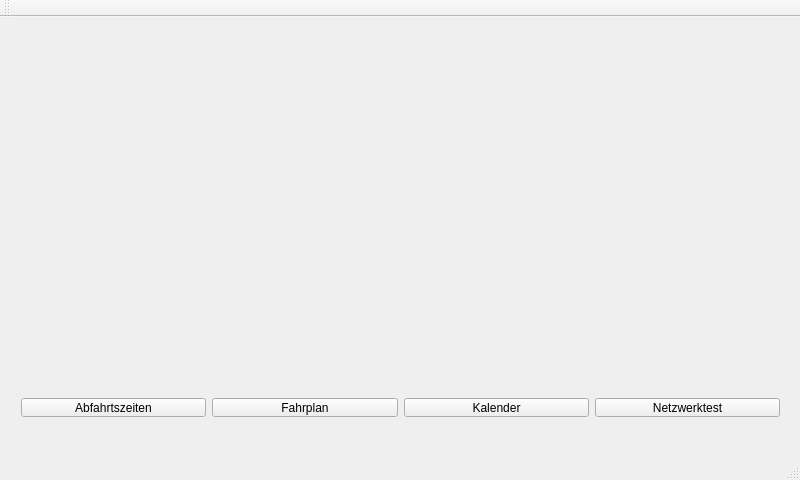
<?xml version="1.0" encoding="UTF-8"?>
<ui version="4.0">
 <class>MainWindow</class>
 <widget class="QMainWindow" name="MainWindow">
  <property name="geometry">
   <rect>
    <x>0</x>
    <y>0</y>
    <width>800</width>
    <height>480</height>
   </rect>
  </property>
  <property name="windowTitle">
   <string>MainWindow</string>
  </property>
  <widget class="QWidget" name="centralWidget">
   <widget class="QWidget" name="horizontalLayoutWidget">
    <property name="geometry">
     <rect>
      <x>10</x>
      <y>370</y>
      <width>781</width>
      <height>41</height>
     </rect>
    </property>
    <layout class="QHBoxLayout" name="horizontalLayout">
     <item>
      <widget class="QPushButton" name="station_button">
       <property name="enabled">
        <bool>true</bool>
       </property>
       <property name="text">
        <string>Abfahrtszeiten</string>
       </property>
      </widget>
     </item>
     <item>
      <widget class="QPushButton" name="fahrplan_button">
       <property name="text">
        <string>Fahrplan</string>
       </property>
      </widget>
     </item>
     <item>
      <widget class="QPushButton" name="kalender_button">
       <property name="text">
        <string>Kalender</string>
       </property>
      </widget>
     </item>
     <item>
      <widget class="QPushButton" name="network_button">
       <property name="text">
        <string>Netzwerktest</string>
       </property>
      </widget>
     </item>
    </layout>
   </widget>
  </widget>
  <widget class="QMenuBar" name="menuBar">
   <property name="geometry">
    <rect>
     <x>0</x>
     <y>0</y>
     <width>800</width>
     <height>28</height>
    </rect>
   </property>
  </widget>
  <widget class="QToolBar" name="mainToolBar">
   <attribute name="toolBarArea">
    <enum>TopToolBarArea</enum>
   </attribute>
   <attribute name="toolBarBreak">
    <bool>false</bool>
   </attribute>
  </widget>
  <widget class="QStatusBar" name="statusBar"/>
 </widget>
 <layoutdefault spacing="6" margin="11"/>
 <resources/>
 <connections/>
</ui>
